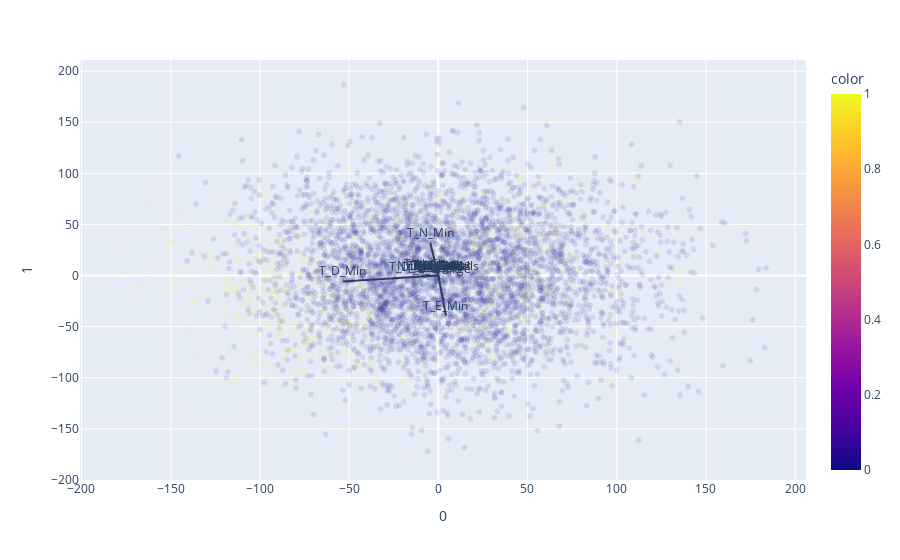

Notebook code for this chart:
### Code cell
features = ['Act_Len','Int_Plan','VM_Plan','Num_VM','T_D_Min','T_D_Calls','T_D_Charge','T_E_Min','T_E_Calls','T_E_Charge','T_N_Min','T_N_Calls','T_N_Charge','T_I_Min','T_I_Calls','T_I_Charge','Num_Srv_Calls','Churned']
X = df[features]

pca = PCA(n_components=2)
components = pca.fit_transform(X)

loadings = pca.components_.T * np.sqrt(pca.explained_variance_)

fig = px.scatter(components, x=0, y=1, opacity=0.1, color=df['Churned'])

for i, feature in enumerate(features):
    fig.add_shape(
        type='line',
        x0=0, y0=0,
        x1=loadings[i, 0],
        y1=loadings[i, 1]
    )
    fig.add_annotation(
        x=loadings[i, 0],
        y=loadings[i, 1],
        ax=0, ay=0,
        xanchor="center",
        yanchor="bottom",
        text=feature,
    )
fig.show()

### Figure 1 — Plotly figure (JSON) as saved in the notebook; plotly's stock layout.template omitted (floating-point values rounded to 4 significant figures; data arrays with more than 128 entries replaced by an {"elided": "..."} marker saying what was removed)
{"data": [{"hovertemplate": "0=%{x}<br>1=%{y}<br>color=%{marker.color}<extra></extra>", "legendgroup": "", "marker": {"color": {"elided": "5000 int values"}, "coloraxis": "coloraxis", "opacity": 0.1, "symbol": "circle"}, "mode": "markers", "name": "", "showlegend": false, "type": "scattergl", "x": {"elided": "5000 float values"}, "xaxis": "x", "y": {"elided": "5000 float values"}, "yaxis": "y"}], "layout": {"annotations": [{"ax": 0, "ay": 0, "text": "Act_Len", "x": 0.02084, "xanchor": "center", "y": 0.7925, "yanchor": "bottom"}, {"ax": 0, "ay": 0, "text": "Int_Plan", "x": -0.007134, "xanchor": "center", "y": -0.01053, "yanchor": "bottom"}, {"ax": 0, "ay": 0, "text": "VM_Plan", "x": -0.000455, "xanchor": "center", "y": -0.006888, "yanchor": "bottom"}, {"ax": 0, "ay": 0, "text": "Num_VM", "x": -0.06263, "xanchor": "center", "y": -0.179, "yanchor": "bottom"}, {"ax": 0, "ay": 0, "text": "T_D_Min", "x": -53.59, "xanchor": "center", "y": -5.69, "yanchor": "bottom"}, {"ax": 0, "ay": 0, "text": "T_D_Calls", "x": -0.04966, "xanchor": "center", "y": 0.05554, "yanchor": "bottom"}, {"ax": 0, "ay": 0, "text": "T_D_Charge", "x": -9.11, "xanchor": "center", "y": -0.9673, "yanchor": "bottom"}, {"ax": 0, "ay": 0, "text": "T_E_Min", "x": 4.295, "xanchor": "center", "y": -39.13, "yanchor": "bottom"}, {"ax": 0, "ay": 0, "text": "T_E_Calls", "x": -0.1823, "xanchor": "center", "y": -0.04409, "yanchor": "bottom"}, {"ax": 0, "ay": 0, "text": "T_E_Charge", "x": 0.3653, "xanchor": "center", "y": -3.325, "yanchor": "bottom"}, {"ax": 0, "ay": 0, "text": "T_N_Min", "x": -4.5, "xanchor": "center", "y": 32.04, "yanchor": "bottom"}, {"ax": 0, "ay": 0, "text": "T_N_Calls", "x": -0.1211, "xanchor": "center", "y": 0.1396, "yanchor": "bottom"}, {"ax": 0, "ay": 0, "text": "T_N_Charge", "x": -0.2025, "xanchor": "center", "y": 1.442, "yanchor": "bottom"}, {"ax": 0, "ay": 0, "text": "T_I_Min", "x": 0.05501, "xanchor": "center", "y": -0.005293, "yanchor": "bottom"}, {"ax": 0, "ay": 0, "text": "T_I_Calls", "x": 0.007906, "xanchor": "center", "y": -0.04138, "yanchor": "bottom"}, {"ax": 0, "ay": 0, "text": "T_I_Charge", "x": 0.01488, "xanchor": "center", "y": -0.001471, "yanchor": "bottom"}, {"ax": 0, "ay": 0, "text": "Num_Srv_Calls", "x": -0.004014, "xanchor": "center", "y": 0.006409, "yanchor": "bottom"}, {"ax": 0, "ay": 0, "text": "Churned", "x": -0.07077, "xanchor": "center", "y": -0.02253, "yanchor": "bottom"}], "coloraxis": {"colorbar": {"title": {"text": "color"}}, "colorscale": [[0, "#0d0887"], [0.1111, "#46039f"], [0.2222, "#7201a8"], [0.3333, "#9c179e"], [0.4444, "#bd3786"], [0.5556, "#d8576b"], [0.6667, "#ed7953"], [0.7778, "#fb9f3a"], [0.8889, "#fdca26"], [1, "#f0f921"]]}, "legend": {"tracegroupgap": 0}, "margin": {"t": 60}, "shapes": [{"type": "line", "x0": 0, "x1": 0.02084, "y0": 0, "y1": 0.7925}, {"type": "line", "x0": 0, "x1": -0.007134, "y0": 0, "y1": -0.01053}, {"type": "line", "x0": 0, "x1": -0.000455, "y0": 0, "y1": -0.006888}, {"type": "line", "x0": 0, "x1": -0.06263, "y0": 0, "y1": -0.179}, {"type": "line", "x0": 0, "x1": -53.59, "y0": 0, "y1": -5.69}, {"type": "line", "x0": 0, "x1": -0.04966, "y0": 0, "y1": 0.05554}, {"type": "line", "x0": 0, "x1": -9.11, "y0": 0, "y1": -0.9673}, {"type": "line", "x0": 0, "x1": 4.295, "y0": 0, "y1": -39.13}, {"type": "line", "x0": 0, "x1": -0.1823, "y0": 0, "y1": -0.04409}, {"type": "line", "x0": 0, "x1": 0.3653, "y0": 0, "y1": -3.325}, {"type": "line", "x0": 0, "x1": -4.5, "y0": 0, "y1": 32.04}, {"type": "line", "x0": 0, "x1": -0.1211, "y0": 0, "y1": 0.1396}, {"type": "line", "x0": 0, "x1": -0.2025, "y0": 0, "y1": 1.442}, {"type": "line", "x0": 0, "x1": 0.05501, "y0": 0, "y1": -0.005293}, {"type": "line", "x0": 0, "x1": 0.007906, "y0": 0, "y1": -0.04138}, {"type": "line", "x0": 0, "x1": 0.01488, "y0": 0, "y1": -0.001471}, {"type": "line", "x0": 0, "x1": -0.004014, "y0": 0, "y1": 0.006409}, {"type": "line", "x0": 0, "x1": -0.07077, "y0": 0, "y1": -0.02253}], "xaxis": {"anchor": "y", "domain": [0, 1], "title": {"text": "0"}}, "yaxis": {"anchor": "x", "domain": [0, 1], "title": {"text": "1"}}}}
